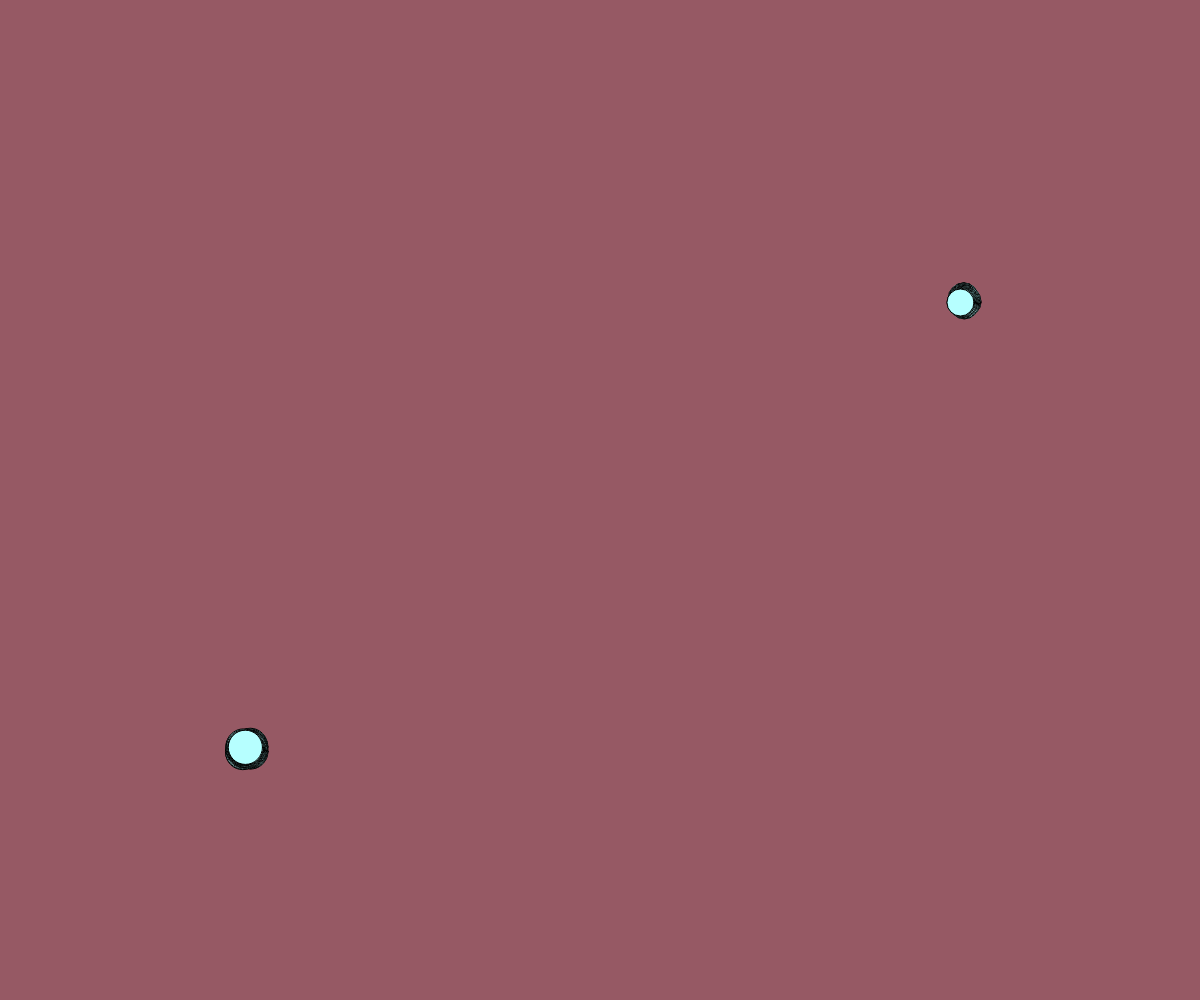
Frame 1 (no input)
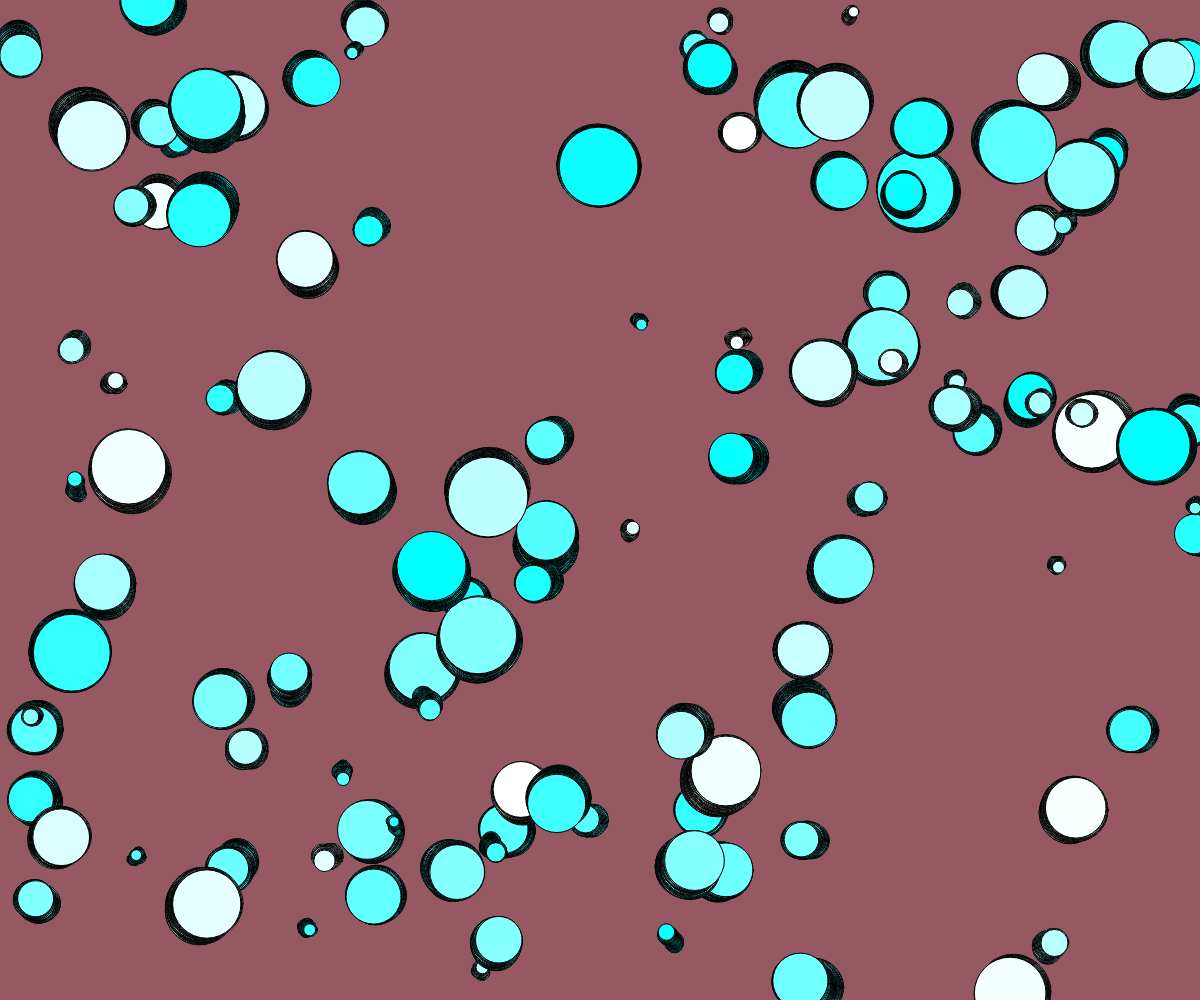
Frame 60 (no input)
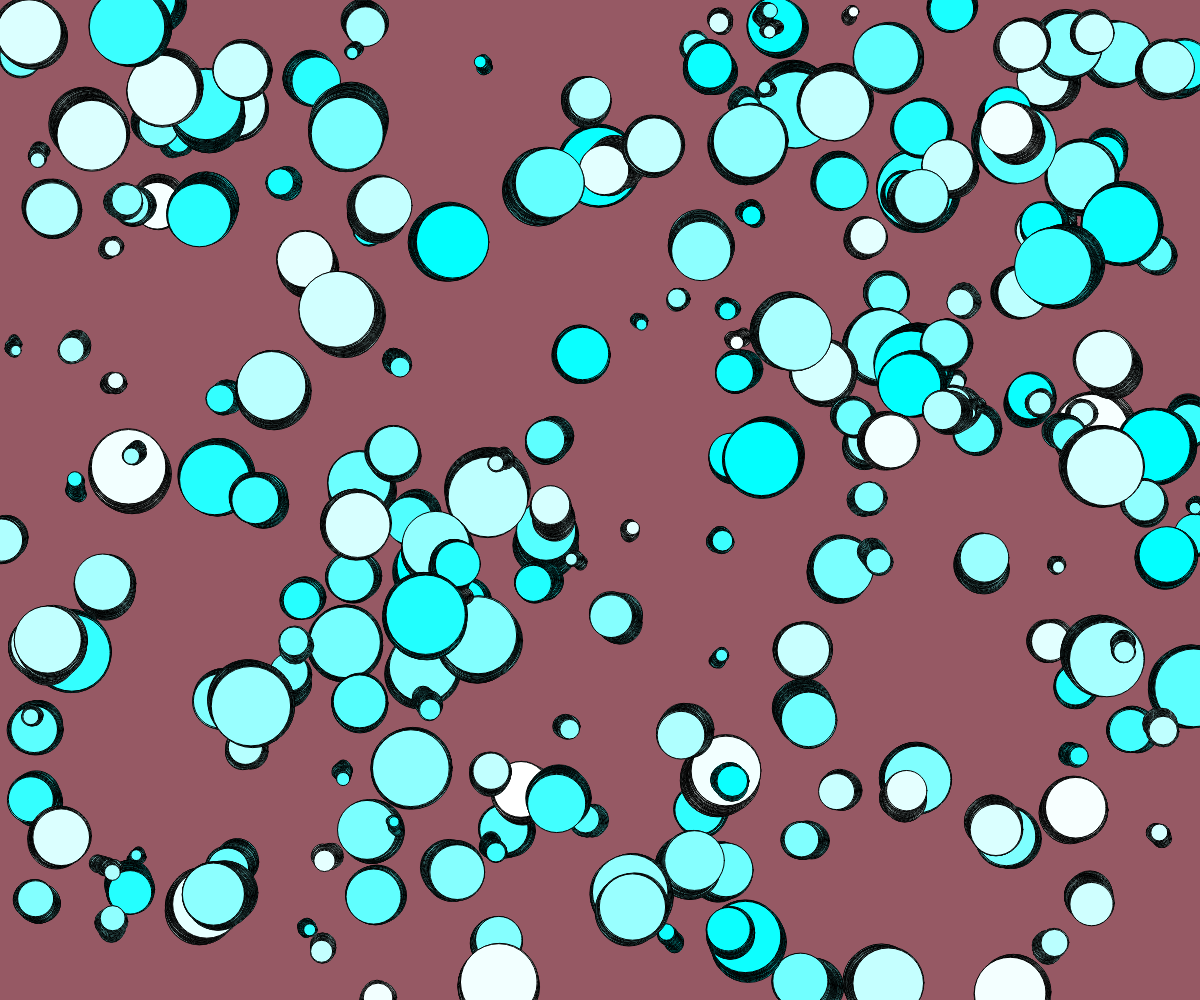
Frame 120 (the mouse pressed at the canvas centre since frame 60)

The p5.js sketch that drew these frames (run headless with seeded random() and noise() and a simulated clock; from frame 60 on, the mouse is pressed at the canvas centre):

// p5.js sketch
// ── sketch.js
var bubbles; 

//bubble
function bubble() {

  this.x = random(width);
  this.y = random(height);
  this.diameter = random(10, 80);
  this.speed = 1;



  this.move = function() {
    this.x += random(-this.speed, this.speed);
    this.y += random(-this.speed, this.speed);
  };

  this.display = function() {
    ellipse(this.x, this.y, this.diameter, this.diameter);
  };
}
function setup() {

  createCanvas(windowWidth, windowHeight);
    background(150, 89, 100);
}

function draw() {
  fill(random(0,255),(0,255),(0,255));

  bubbles = new bubble();
  bubbles2 = new bubble();

    for (var x = 0; x <90; x++){
  bubbles.move();
  bubbles.display();
  bubbles2.move();
  bubbles2.display();
}

}
